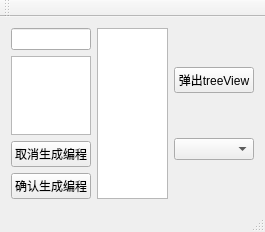
<?xml version="1.0" encoding="UTF-8"?>
<ui version="4.0">
 <class>TreeMode20191117Class</class>
 <widget class="QMainWindow" name="TreeMode20191117Class">
  <property name="geometry">
   <rect>
    <x>0</x>
    <y>0</y>
    <width>265</width>
    <height>232</height>
   </rect>
  </property>
  <property name="sizePolicy">
   <sizepolicy hsizetype="Expanding" vsizetype="Expanding">
    <horstretch>0</horstretch>
    <verstretch>0</verstretch>
   </sizepolicy>
  </property>
  <property name="windowTitle">
   <string>TreeMode20191117</string>
  </property>
  <widget class="QWidget" name="centralWidget">
   <layout class="QHBoxLayout" name="horizontalLayout">
    <item>
     <layout class="QVBoxLayout" name="verticalLayout_3">
      <item>
       <widget class="TreeViewSearchLine" name="lineEdit"/>
      </item>
      <item>
       <widget class="QTreeView" name="treeView"/>
      </item>
      <item>
       <widget class="QPushButton" name="pushButton_2">
        <property name="text">
         <string>取消生成编程</string>
        </property>
       </widget>
      </item>
      <item>
       <widget class="QPushButton" name="pushButton_3">
        <property name="text">
         <string>确认生成编程</string>
        </property>
       </widget>
      </item>
     </layout>
    </item>
    <item>
     <widget class="QSplitter" name="splitter">
      <property name="orientation">
       <enum>Qt::Horizontal</enum>
      </property>
      <widget class="QTreeView" name="treeView_2"/>
     </widget>
    </item>
    <item>
     <layout class="QVBoxLayout" name="verticalLayout">
      <item>
       <widget class="QPushButton" name="pushButton">
        <property name="sizePolicy">
         <sizepolicy hsizetype="Preferred" vsizetype="Fixed">
          <horstretch>0</horstretch>
          <verstretch>0</verstretch>
         </sizepolicy>
        </property>
        <property name="text">
         <string>弹出treeView</string>
        </property>
       </widget>
      </item>
      <item>
       <widget class="QComboBox" name="comboBox"/>
      </item>
     </layout>
    </item>
   </layout>
  </widget>
  <widget class="QMenuBar" name="menuBar">
   <property name="geometry">
    <rect>
     <x>0</x>
     <y>0</y>
     <width>265</width>
     <height>23</height>
    </rect>
   </property>
  </widget>
  <widget class="QToolBar" name="mainToolBar">
   <attribute name="toolBarArea">
    <enum>TopToolBarArea</enum>
   </attribute>
   <attribute name="toolBarBreak">
    <bool>false</bool>
   </attribute>
  </widget>
  <widget class="QStatusBar" name="statusBar"/>
 </widget>
 <layoutdefault spacing="6" margin="11"/>
 <customwidgets>
  <customwidget>
   <class>TreeViewSearchLine</class>
   <extends>QLineEdit</extends>
   <header location="global">treeviewsearchline.h</header>
  </customwidget>
 </customwidgets>
 <resources>
  <include location="Treemode20191117.qrc"/>
 </resources>
 <connections/>
</ui>
